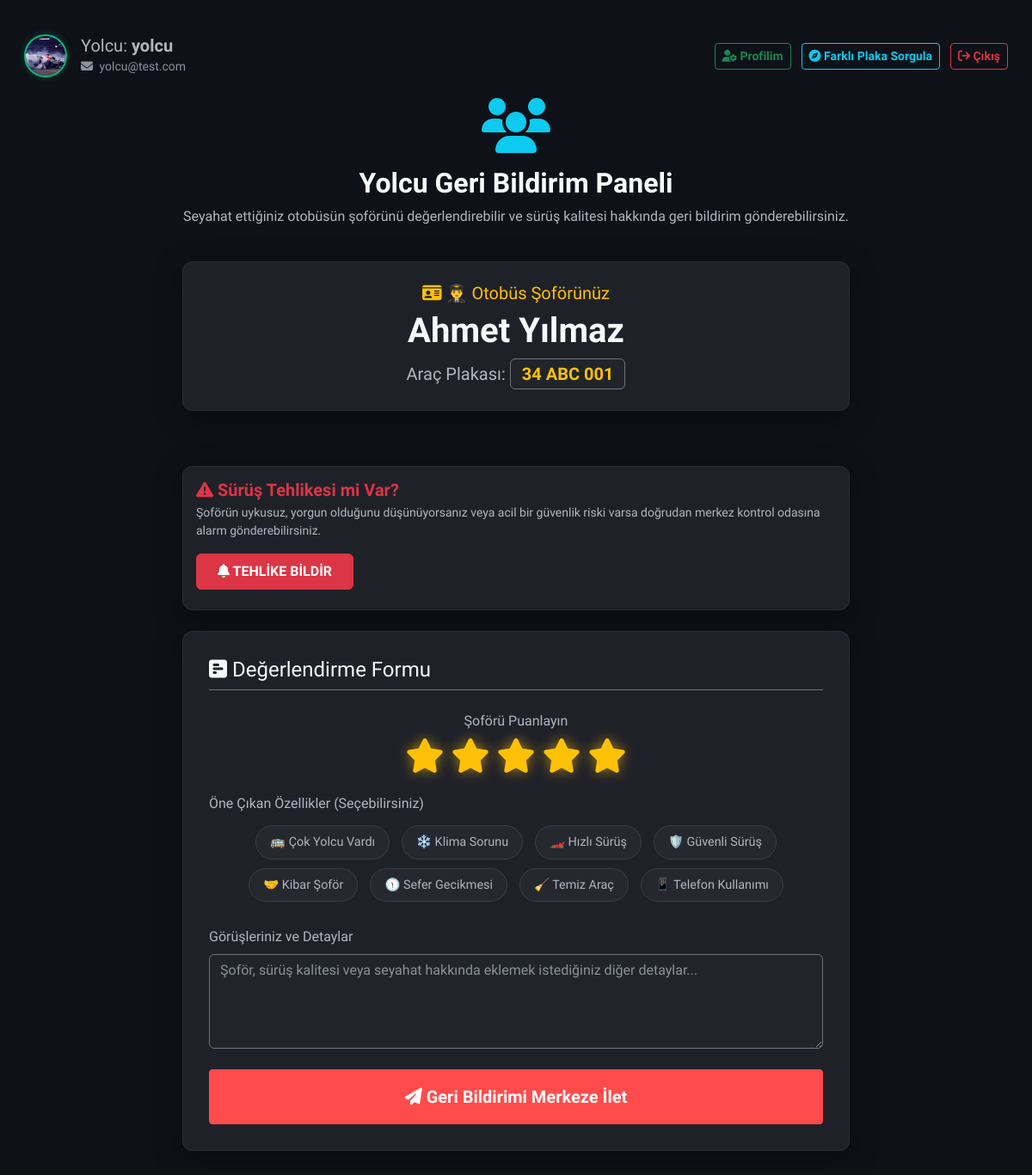
Page /yolcu/1 (signed in) on the committed database.
### app/models.py (models this page shows, shortened)
class Yolcu(db.Model):
    __tablename__ = 'yolcular'
    id: Mapped[int] = mapped_column(primary_key=True, autoincrement=True)
    ad_soyad: Mapped[str] = mapped_column(String(100), nullable=False)
    email: Mapped[str] = mapped_column(String(120), nullable=False, unique=True)
    sifre_hash: Mapped[str] = mapped_column(String(255), nullable=False)
    sifre_plain: Mapped[Optional[str]] = mapped_column(String(255))
    kayit_tarihi: Mapped[str] = mapped_column(String(50), nullable=False, default=lambda: datetime.now().strftime("%Y-%m-%d %H:%M:%S"))
    reset_token: Mapped[Optional[str]] = mapped_column(String(100))
    reset_token_expiry: Mapped[Optional[str]] = mapped_column(String(50))
    profil_resmi: Mapped[Optional[str]] = mapped_column(String(255), nullable=True)
    yorumlar: Mapped[List["YolcuYorum"]] = relationship(back_populates="yolcu")

class Sofor(UserMixin, db.Model):
    __tablename__ = 'soforler'
    id: Mapped[int] = mapped_column(primary_key=True, autoincrement=True)
    ad: Mapped[str] = mapped_column(String(100), nullable=False)
    soyad: Mapped[str] = mapped_column(String(100), nullable=False)
    kullanici_adi: Mapped[str] = mapped_column(String(100), nullable=False, unique=True)
    email: Mapped[Optional[str]] = mapped_column(String(120), unique=True)
    arac_plaka: Mapped[Optional[str]] = mapped_column(String(50), nullable=True)
    sifre_hash: Mapped[str] = mapped_column(String(255), nullable=False)
    sifre_plain: Mapped[Optional[str]] = mapped_column(String(255))
    reset_token: Mapped[Optional[str]] = mapped_column(String(100))
    reset_token_expiry: Mapped[Optional[str]] = mapped_column(String(50))
    profil_resmi: Mapped[Optional[str]] = mapped_column(String(255), nullable=True)
    alarmlar: Mapped[List["Alarm"]] = relationship(back_populates="sofor")
    ses_loglari: Mapped[List["SesLog"]] = relationship(back_populates="sofor")
    vardiya_kayitlari: Mapped[List["VardiyaSesKaydi"]] = relationship(back_populates="sofor")
    yorumlar: Mapped[List["YolcuYorum"]] = relationship(back_populates="sofor")
    konum: Mapped[Optional["AracKonum"]] = relationship(back_populates="sofor", uselist=False)

### app/main/routes.py (the view, shortened to what this page needs)
@bp.route('/yolcu/<int:sofor_id>', methods=['GET', 'POST'])
@yolcu_login_required
def yolcu_panel(sofor_id):
    sofor = db.session.get(Sofor, sofor_id)
    if not sofor:
        return redirect(url_for('auth.login'))
    yolcu = db.session.get(Yolcu, session['yolcu_id'])
    return render_template('yolcu.html', title='Yolcu Paneli', sofor=sofor, yolcu=yolcu)

### app/auth/routes.py (called while the page is built)
def yolcu_login_required(f):
    @wraps(f)
    def decorated_function(*args, **kwargs):
        if 'yolcu_id' not in session:
            flash('Bu sayfayı görmek için lütfen yolcu girişi yapın.', 'warning')
            return redirect(url_for('auth.login'))
        return f(*args, **kwargs)
    return decorated_function

### app/templates/yolcu.html (shortened to what this page needs)
{% extends "base.html" %}
{% block content %}
<div class="row align-items-center mb-4 mt-3 px-3">
    <div class="col-8 d-flex align-items-center gap-3">
        <div style="width: 50px; height: 50px; border-radius: 50%; overflow: hidden; border: 2px solid #10b981; box-shadow: 0 0 8px rgba(16, 185, 129, 0.3); flex-shrink: 0;">
            {% if yolcu.profil_resmi %}
                <img src="{{ url_for('static', filename='uploads/avatars/' + yolcu.profil_resmi) }}" alt="PP" style="width: 100%; height: 100%; object-fit: cover;">
            {% else %}
                <img src="https://ui-avatars.com/api/?name={{ yolcu.ad_soyad }}&background=10b981&color=fff&size=100&bold=true" alt="PP" style="width: 100%; height: 100%; object-fit: cover;">
            {% endif %}
        </div>
        <div>
            <h5 class="text-secondary mb-0">Yolcu: <b>{{ yolcu.ad_soyad }}</b></h5>
            <small class="text-muted"><i class="fa-solid fa-envelope me-1"></i> {{ yolcu.email }}</small>
        </div>
    </div>
    <div class="col-4 text-end">
        <a href="{{ url_for('main.profil') }}" class="btn btn-outline-success btn-sm fw-bold me-2"><i class="fa-solid fa-user-gear"></i> Profilim</a>
        <a href="{{ url_for('main.yolcu_plaka_sorgula') }}" class="btn btn-outline-info btn-sm fw-bold me-2"><i class="fa-solid fa-compass"></i> Farklı Plaka Sorgula</a>
        <a href="{{ url_for('auth.yolcu_logout') }}" class="btn btn-outline-danger btn-sm fw-bold"><i class="fa-solid fa-arrow-right-from-bracket"></i> Çıkış</a>
    </div>
</div>
<div class="row justify-content-center">
    <div class="col-md-8 text-center mb-4">
        <i class="fa-solid fa-users fa-4x text-info mb-3"></i>
        <h2 class="fw-bold">Yolcu Geri Bildirim Paneli</h2>
        <p class="text-secondary">Seyahat ettiğiniz otobüsün şoförünü değerlendirebilir ve sürüş kalitesi hakkında geri bildirim gönderebilirsiniz.</p>
    </div>
</div>
<div class="row justify-content-center">
    <div class="col-md-8 mb-4">
        <div class="streamlit-container mt-0 text-center premium-card py-4">
            <h5 class="text-warning mb-2"><i class="fa-solid fa-id-card text-warning"></i> 👨‍✈️ Otobüs Şoförünüz</h5>
            <div class="display-6 fw-bold text-light mb-2">{{ sofor.ad }} {{ sofor.soyad }}</div>
            <p class="text-secondary fs-5 mb-0">Araç Plakası: <span class="badge bg-dark border border-secondary fs-5 text-warning">{{ sofor.arac_plaka }}</span></p>
        </div>
    </div>
</div>
<div class="row justify-content-center">
    <div class="col-md-8 mb-4">
        <div class="emergency-box premium-card">
            <div class="d-flex align-items-center justify-content-between flex-wrap gap-3">
                <div>
                    <h5 class="text-danger fw-bold mb-1"><i class="fa-solid fa-triangle-exclamation"></i> Sürüş Tehlikesi mi Var?</h5>
                    <p class="text-secondary small mb-0">Şoförün uykusuz, yorgun olduğunu düşünüyorsanız veya acil bir güvenlik riski varsa doğrudan merkez kontrol odasına alarm gönderebilirsiniz.</p>
                </div>
                <div>
                    <button id="btnYolcuAcil" class="btn btn-danger fw-bold px-4 py-2"><i class="fa-solid fa-bell"></i> TEHLİKE BİLDİR</button>
                </div>
            </div>
        </div>
    </div>
</div>
<div class="row justify-content-center">
    <div class="col-md-8 mb-5">
        <div class="streamlit-container mt-0 premium-card">
            <h4 class="text-light mb-4 border-bottom border-secondary pb-2"><i class="fa-solid fa-square-poll-horizontal"></i> Değerlendirme Formu</h4>
            <form id="feedbackForm" action="" method="post">
                <div class="mb-4 text-center">
                    <label class="form-label d-block text-secondary mb-2">Şoförü Puanlayın</label>
                    <div class="d-flex justify-content-center gap-2">
                        <i class="fa-solid fa-star star-rating active" data-value="1"></i>
                        <i class="fa-solid fa-star star-rating active" data-value="2"></i>
                        <i class="fa-solid fa-star star-rating active" data-value="3"></i>
                        <i class="fa-solid fa-star star-rating active" data-value="4"></i>
                        <i class="fa-solid fa-star star-rating active" data-value="5"></i>
                    </div>
                </div>
                <div class="mb-4">
                    <label class="form-label d-block text-secondary mb-2">Öne Çıkan Özellikler (Seçebilirsiniz)</label>
                    <div class="text-center">
                        <span class="tag-btn" data-tag="Çok Yolcu Vardı">🚌 Çok Yolcu Vardı</span>
                        <span class="tag-btn" data-tag="Klima Sorunu">❄️ Klima Sorunu</span>
                        <span class="tag-btn" data-tag="Hızlı / Tehlikeli Sürüş">🏎️ Hızlı Sürüş</span>
                        <span class="tag-btn" data-tag="Güvenli Sürüş">🛡️ Güvenli Sürüş</span>
                        <span class="tag-btn" data-tag="Kibar Şoför">🤝 Kibar Şoför</span>
                        <span class="tag-btn" data-tag="Sefer Gecikmesi">🕦 Sefer Gecikmesi</span>
                        <span class="tag-btn" data-tag="Temiz Araç">🧹 Temiz Araç</span>
                        <span class="tag-btn" data-tag="Telefon Kullanımı">📱 Telefon Kullanımı</span>
                    </div>
                </div>
                <div class="mb-4">
                    <label for="serbest_yorum" class="form-label text-secondary">Görüşleriniz ve Detaylar</label>
                    <textarea class="form-control bg-dark text-light border-secondary" id="serbest_yorum" name="serbest_yorum" rows="4" placeholder="Şoför, sürüş kalitesi veya seyahat hakkında eklemek istediğiniz diğer detaylar..."></textarea>
                </div>
                <div class="stButton mt-4">
                    <button type="submit" class="btn btn-lg py-3"><i class="fa-solid fa-paper-plane"></i> Geri Bildirimi Merkeze İlet</button>
                </div>
            </form>
        </div>
    </div>
</div>
{% endblock %}

### app/templates/base.html (style rules this page uses)
body { background-color: #0e1117; color: #fafafa; font-family: 'Plus Jakarta Sans', 'Outfit', 'Segoe UI', Tahoma, Geneva, Verdana, sans-serif; }
.streamlit-container { max-width: 900px; margin: 40px auto; padding: 30px; background-color: #262730; border-radius: 10px; box-shadow: 0 4px 6px rgba(0,0,0,0.3); }
.stButton>button { width: 100%; border-radius: 4px; border: 1px solid #ff4b4b; background-color: #ff4b4b; color: white; font-weight: bold; padding: 0.5rem 1rem; transition: all 0.3s; }
.text-secondary { color: #b2b6c1 !important; }
.text-muted { color: #8c91a0 !important; }

### app/templates/yolcu.html (style rules this page uses)
.star-rating { font-size: 2.5rem; color: #3b3e46; cursor: pointer; transition: color 0.2s, transform 0.2s; }
.star-rating.active { color: #ffc107; text-shadow: 0 0 15px rgba(255, 193, 7, 0.6); }
.tag-btn { border: 1px solid #3b3e46; background: rgba(255, 255, 255, 0.03); color: #b2b5be; padding: 8px 16px; border-radius: 20px; cursor: pointer; transition: all 0.3s; margin: 5px; display: inline-block; font-size: 0.9rem; }
.emergency-box { background: rgba(220, 53, 69, 0.1); border: 1px solid rgba(220, 53, 69, 0.3); border-radius: 8px; padding: 15px; }
.premium-card { background: rgba(38, 39, 48, 0.75); backdrop-filter: blur(10px); border: 1px solid rgba(255, 255, 255, 0.05); border-radius: 12px; box-shadow: 0 8px 32px rgba(0, 0, 0, 0.37); }

### rows in the picture
Yolcu: profil_resmi (picture), ad_soyad "yolcu", email "yolcu@test.com"
Sofor: ad "Ahmet", soyad "Yılmaz", arac_plaka "34 ABC 001"
